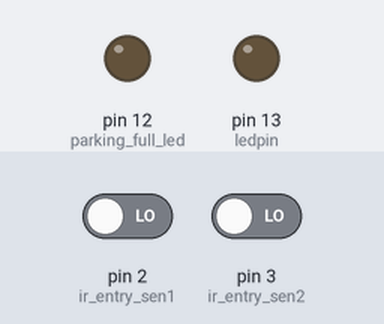
Simulated run of this sketch. Board: Arduino Uno, built with avr-gcc and run on an emulated ATmega328P. On the bench: output pins drawn as LEDs (lit = HIGH). Inputs (shaded band) come from the test bench; at power-on: pin 2 (ir_entry_sen1) LOW, pin 3 (ir_entry_sen2) LOW.

Above: at 1.2 s.
1.3 s: pin 2 (ir_entry_sen1) driven HIGH and pin 3 (ir_entry_sen2) driven HIGH
At 1.5 s:
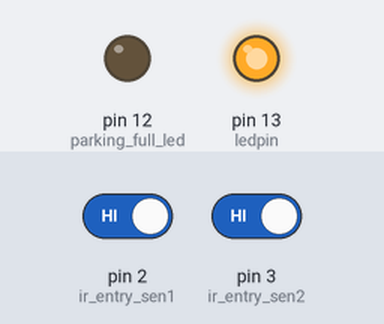
At 2.5 s:
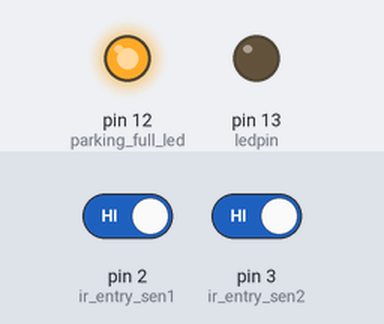
Timing chart, 0 to 4.3 s (numbered marks = the images above; inputs shaded):
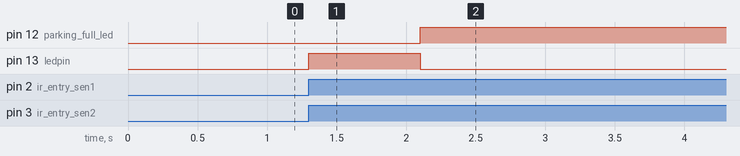

Measured:
- after the input at 1.3 s, pin 12 (parking_full_led): LOW → HIGH after 0.80 s; pin 13 (ledpin): LOW → HIGH at once, → LOW 0.80 s later

The sketch:

Smart_Parking_Entry_Gate.ino
```cpp
//                                        ************************ENTRY GATE CONTROL***************************

// IR Sensor Pins
int ir_entry_sen1 = 2;
int ir_entry_sen2 = 3;

// Led Pins
int ledpin = 13;
int parking_full_led = 12;

// Motor Pins
int m1_forward;
int m1_backward;

boolean flag = false;
int MAX_SLOTS = 4;
int count = 0;


void setup(){

  // Initialize IR Entry Sensor pins
  pinMode(ir_entry_sen1,INPUT);
  pinMode(ir_entry_sen2,INPUT);

  // Initialize Led pin
  pinMode(ledpin,OUTPUT);
  pinMode(parking_full_led,OUTPUT);

}

void loop(){

  int ir1=digitalRead(ir_entry_sen1);
  int ir2=digitalRead(ir_entry_sen2);

  int check_if_can_enter = count;
  if(check_if_can_enter < MAX_SLOTS){

    int entry_gate_status; // get the status if the gate needs to be ON of OFF

    entry_gate_status = is_vehicle_at_gate(ir1,ir2);
    if(entry_gate_status == 1){
      gate_on();
    }
    else if(entry_gate_status == 0){
      gate_off();
   }
   else{
      gate_off();
   }
  }

  else{
    digitalWrite(parking_full_led,1);
  }

}

int is_vehicle_at_gate(int ir1,int ir2){

  if(ir1 == 1){
    flag = true;
  }

  if(ir2 == 1 && flag == true){
     count = count + 1;
     flag = false;
     return 1;
  }

  return 0;
}

void gate_on(){
  digitalWrite(ledpin,1);
  delay(200);
  digitalWrite(ledpin,0);
}

void gate_off(){
  digitalWrite(ledpin,0);
}
```
